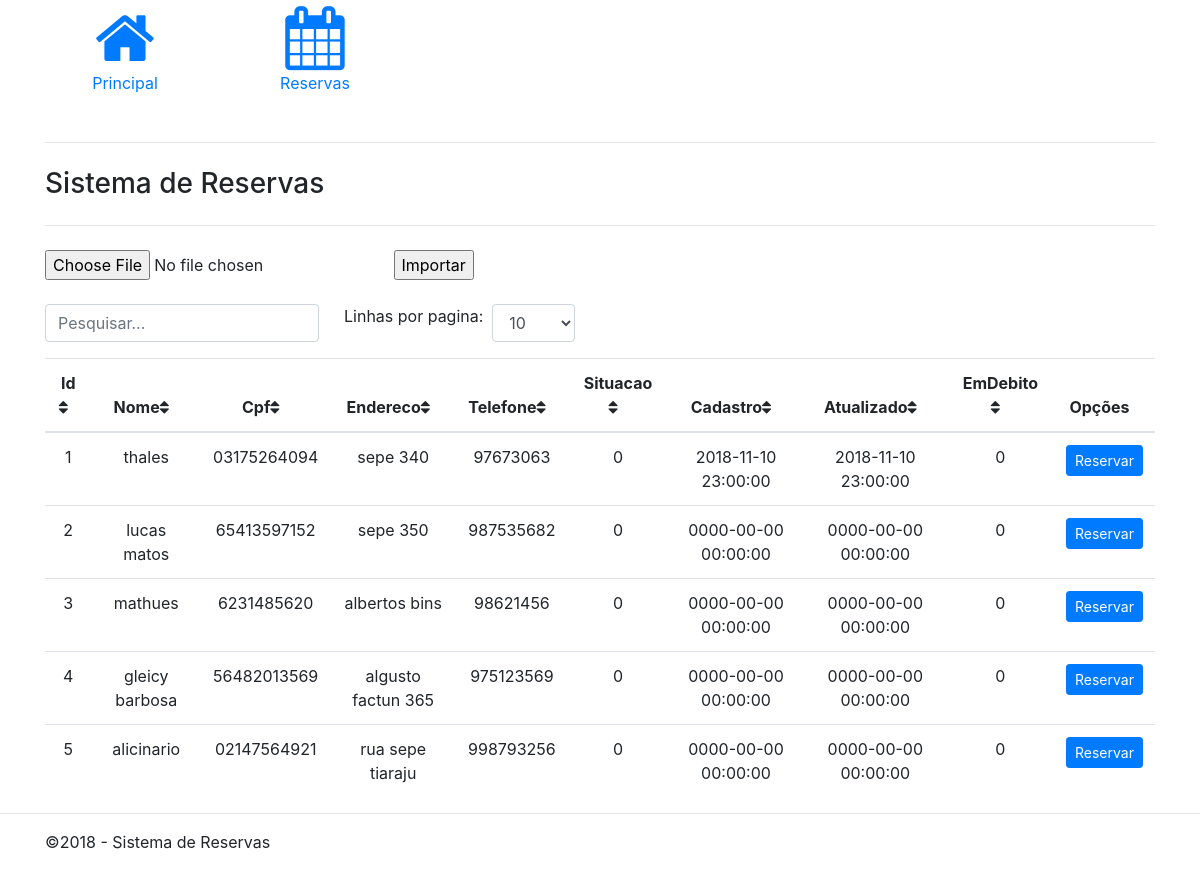
The app's page /, older data.
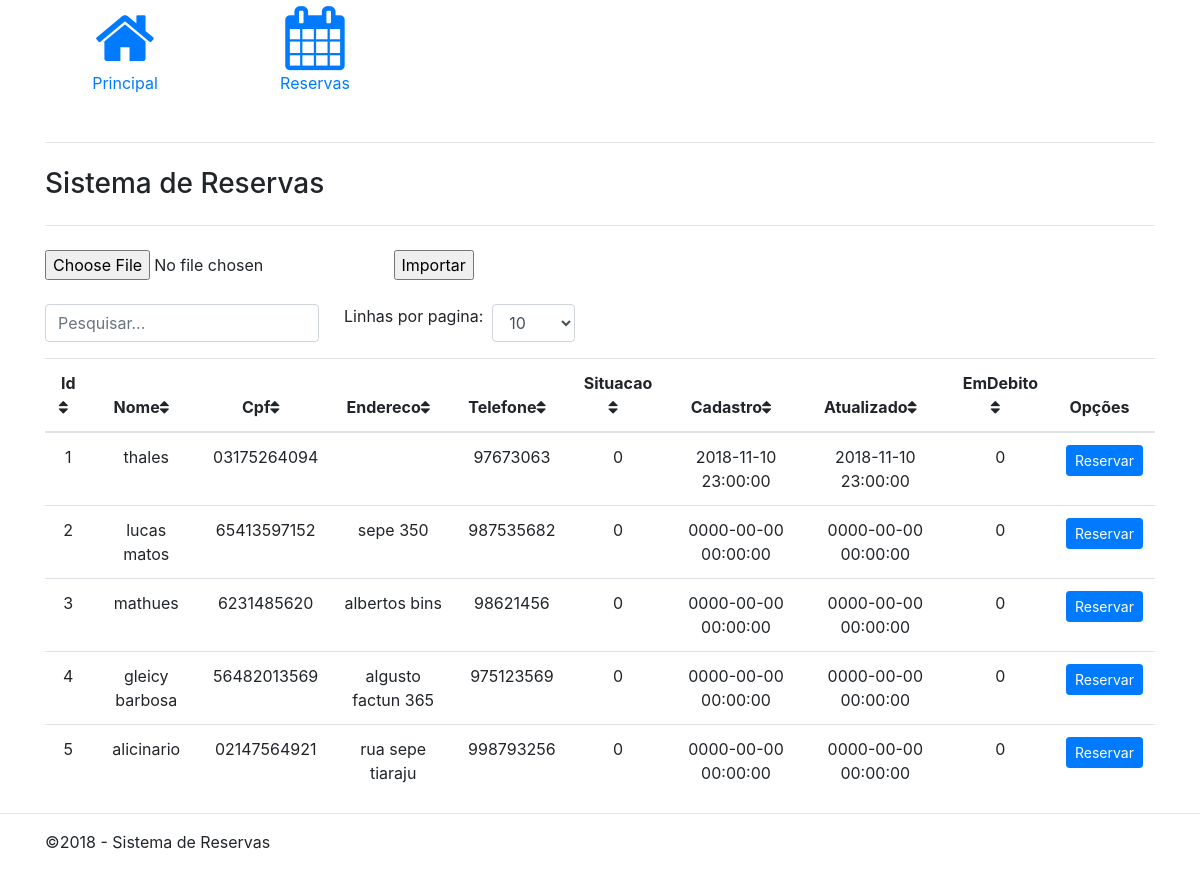
The same page, newer data.
### tables this page shows
CREATE TABLE `cliente` (
  `IdCliente` int(11) NOT NULL,
  `Cpf` varchar(11) NOT NULL,
  `Nome` varchar(100) NOT NULL,
  `Endereco` varchar(255) DEFAULT NULL,
  `Telefone` varchar(14) NOT NULL,
  `SituacaoCliente` tinyint(1) NOT NULL,
  `DataCadastro` datetime NOT NULL,
  `DataAtualizado` datetime DEFAULT NULL,
  `EmDebito` tinyint(1) NOT NULL
);

### inc/database.php (called while the page is built, shortened)
<?php
function open_database() {
	try {
				$conn = new mysqli(DB_HOST, DB_USER, DB_PASSWORD, DB_NAME);
				return $conn;
			} catch (Exception $e) {
				echo $e->getMessage();
				return null;
			}
		}
function find_all( $table ) {
	$database = open_database();
	$found = null;
	$sql = "SELECT * FROM " . $table;
	$result = $database->query($sql);
	if ($result->num_rows > 0) {
		$found = $result->fetch_all(MYSQLI_ASSOC);
	}
	return $found;
}

### functions.php (called while the page is built, shortened)
<?php
function index($table = null) {
	$results = find_all($table);
}

### validacao.php (called while the page is built, shortened)
<?php
class validacao {
	var $msg = array();
	function mensagens($num, $campo, $max, $min) {
		$this->msg[0] = "Preencha o campo com um email v�lido <br />";
		$this->msg[1] = "CEP com formato invalido (Ex: XXXXX-XXX) <br />";
		$this->msg[2] = "Data em formato invalido (Ex: DD/MM/AAAA) <br />";
		$this->msg[3] = "Telefone invalido (Ex: 01433333333) <br />";
		$this->msg[4] = "CPF invalido (Ex: 11111111111) <br />";
		$this->msg[5] = "IP invalido (Ex: 192.168.10.1) <br />";
		$this->msg[6] = "Preencha o campo ".$campo." com numeros <br />";
		$this->msg[7] = "URL especificada e invalida (Ex: http://www.google.com) <br />";
		$this->msg[8] = "Preencha o campo ".$campo." <br />";
		$this->msg[9] = "O ".$campo." deve ter no maximo ".$max." caracteres <br />";
		$this->msg[10] = "O ".$campo." deve ter no minimo ".$min." caracteres <br />";
		$this->msg[11] = "O cliente esta com ".$campo." Inativa <br />";
		$this->msg[12] = "O cliente esta em debido <br />";
		return $this->msg[$num];
	}
	function validarSituacao($situacao) {
		if ($situacao == 0) {
			return $this->mensagens(11, 'Situacao', null, null);
		}
	}
}
?>

### index.php (the view, shortened to what this page needs)
<?php
require_once('functions.php');
require_once("validacao.php");
index($table);
?>
<!DOCTYPE html>
<html>
<head>
	<link rel="stylesheet" href="css/bootstrap.min.css">
	<link href="css/jquery.bdt.css" rel="stylesheet">
	<link href="css/font-awesome.min.css" rel="stylesheet">
</head>
<body>
<div class="container">
  <hr class="my-4">
  <h3>Sistema de Reservas</h3>
  <hr class="my-4">
</div>
<div class="container">
	<form method="POST" action="processa.php" enctype="multipart/form-data">
		<input type="file" name="arquivo">
		<input type="submit" value="Importar">
	</form>
</div>
<br />
<div class="container">
<table id="bootstrap-table" class="table table-hover">
	<thead class="text-center">
		<th>Id<i class="fa fa-sort" aria-hidden="true"></i></th>
		<th>Nome<i class="fa fa-sort" aria-hidden="true"></i></th>
		<th>Cpf<i class="fa fa-sort" aria-hidden="true"></i></th>
		<th>Endereco<i class="fa fa-sort" aria-hidden="true"></i></th>
		<th>Telefone<i class="fa fa-sort" aria-hidden="true"></i></th>
		<th>Situacao<i class="fa fa-sort" aria-hidden="true"></i></th>
		<th>Cadastro<i class="fa fa-sort" aria-hidden="true"></i></th>
		<th>Atualizado<i class="fa fa-sort" aria-hidden="true"></i></th>
		<th>EmDebito<i class="fa fa-sort" aria-hidden="true"></i></th>
		<th>Opções</th>
	</thead>
	<tbody class="text-center">
      <?php if ($results): ?>
	  <?php foreach ($results as $result): ?>
		<tr>
			<?php
				$v = new validacao;
				$msg = $v->validarCampo("Nome", $result['Nome'], "255", "2");
				$msg .= $v->validarCampo("Cpf", $result['Cpf'], "255", "2");
				$msg .= $v->validarCampo("Endereco", $result['Telefone'], "255", "2");
				$msg .= $v->validarSituacao($result['SituacaoCliente']);
				$msg .= $v->validarEmdebito($result['EmDebito']);
				if($msg != "")
				{
					$temp = $msg;
					$msg = "Favor verifique o cadastro do Cliente ".$result['Nome']." ID: ".$result['IdCliente']."<br/>";
					$msg .= $temp;
					}
			?>
			<td><?php echo $result['IdCliente']; ?></td>
			<td><?php echo $result['Nome']; ?></td>
			<td><?php echo $result['Cpf']; ?></td>
			<td><?php echo $result['Endereco']; ?></td>
			<td><?php echo $result['Telefone']; ?></td>
			<td><?php echo $result['SituacaoCliente']; ?></td>
			<td><?php echo $result['DataCadastro']; ?></td>
			<td><?php echo $result['DataAtualizado']; ?></td>
			<td><?php echo $result['EmDebito']; ?></td>
			<td style="text-align: center;">
				<?php
				  if ($msg == "")
				  {
				?>
					<div class="btn-group btn-group-sm" role="group">
						<a class="btn btn-primary btn-sm" href="quartos/index.php?IdCliente=<?php echo $result['IdCliente']; ?>" role="button" >Reservar</a>
					</div>
				<?php
				  }
				  else
				  {
				?>
					<div class="btn-group btn-group-sm" role="group">
						<a id="btnReserva" class="btn btn-primary btn-sm" href="index.php?btnReserva=true" role="button" >Reservar</a>
					</div>
				<?php
				  }
				?>
			</td>
		</tr>
      <?php endforeach; ?>
	  <?php else: ?>
		  <tr>
			 <td colspan="6">Nenhum registro encontrado.</td>
		  </tr>
      <?php endif; ?>
   </tbody>
</table>
</div>

Row changes from the older to the newer data that the page shows:
changed cliente "thales": Endereco "sepe 340" → (not shown)
